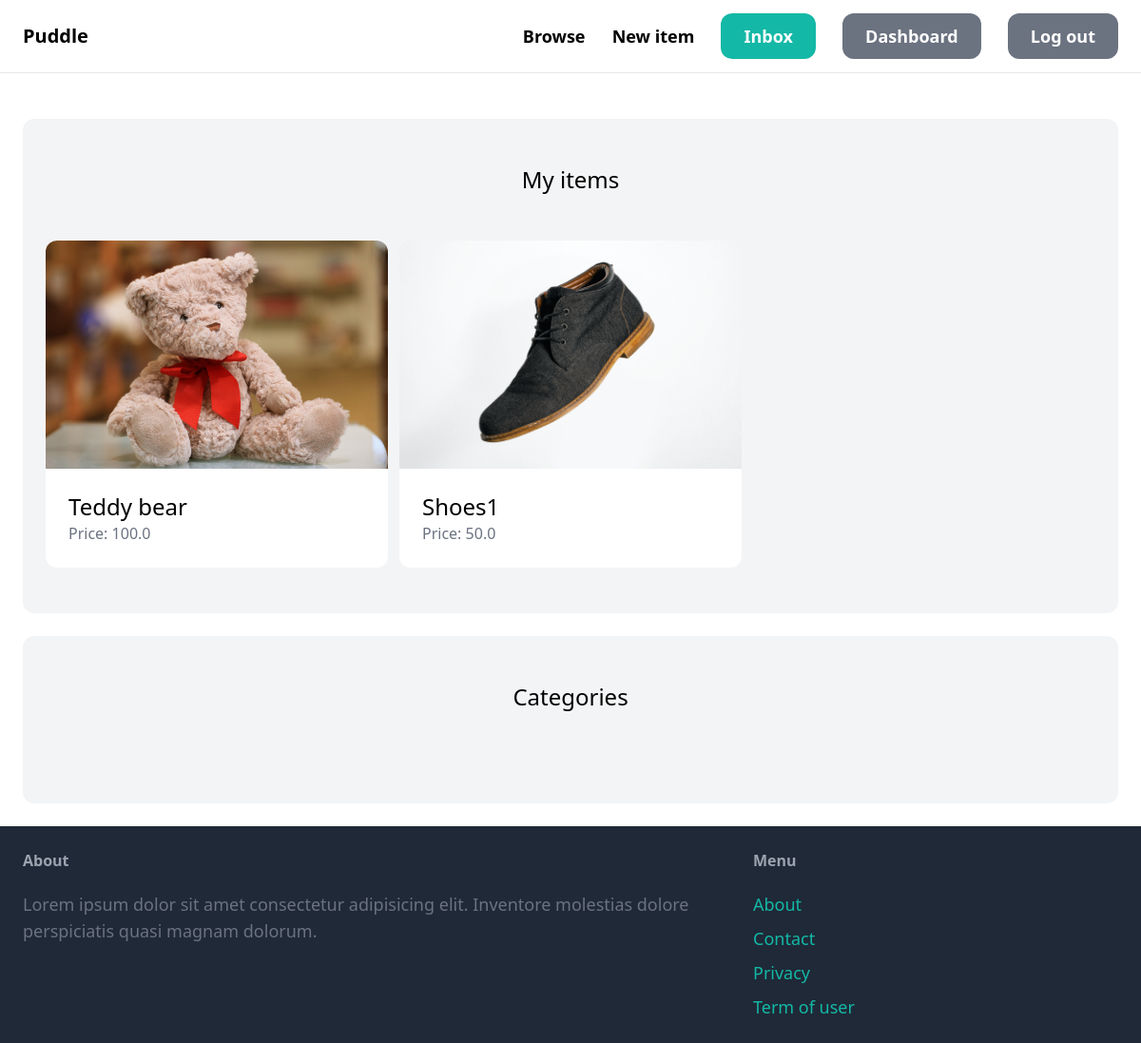
/dashboard/ (signed in), run on the app's committed database.
### item/models.py (models this page shows, shortened)
class Item(models.Model):
    category = models.ForeignKey(
        Category, related_name="items", on_delete=models.CASCADE
    )
    name = models.CharField(max_length=255)
    description = models.TextField(blank=True, null=True)
    price = models.FloatField()
    image = models.ImageField(upload_to="items_images", blank=True, null=True)
    is_sold = models.BooleanField(auto_created=False)
    created_by = models.ForeignKey(User, related_name="items", on_delete=models.CASCADE)
    created_at = models.DateTimeField(auto_now_add=True)

### dashboard/views.py (the view)
# urls.py: path("", views.index, name="index"),
@login_required
def index(request):
    items = Item.objects.filter(created_by=request.user)
    return render(
        request,
        "dashboard/index.html",
        {
            "items": items,
        },
    )

### dashboard/templates/dashboard/index.html (shortened to what this page needs)
{% extends 'core/base.html' %}
{% block content %}
    <div class="mt-6 px-6 py-12 bg-gray-100 rounded-xl">
        <h2 class="mb-12 text-2xl text-center">My items</h2>
        <div class="grid grid-cols-3 gap-3">
            {% for item in items %}
                <div>
                    <a href="{% url 'item:detail' item.id %}">
                        <div>
                            <img src="{{ item.image.url }}" class="rounded-t-xl" alt="" />
                        </div>
                        <div class="p-6 bg-white rounded-b-xl">
                            <h2 class="text-2xl">{{ item.name }}</h2>
                            <p class="text-gray-500">Price: {{ item.price }}</p>
                        </div>
                    </a>
                </div>
            {% endfor %}
        </div>
    </div>
    <div class="mt-6 px-6 py-12 bg-gray-100 rounded-xl">
        <h2 class="mb-12 text-2xl text-center">Categories</h2>
    </div>
{% endblock content %}

### data on the page
Item: image (picture), name "Teddy bear", price "100.0"
Item: image (picture), name "Shoes1", price "50.0"
